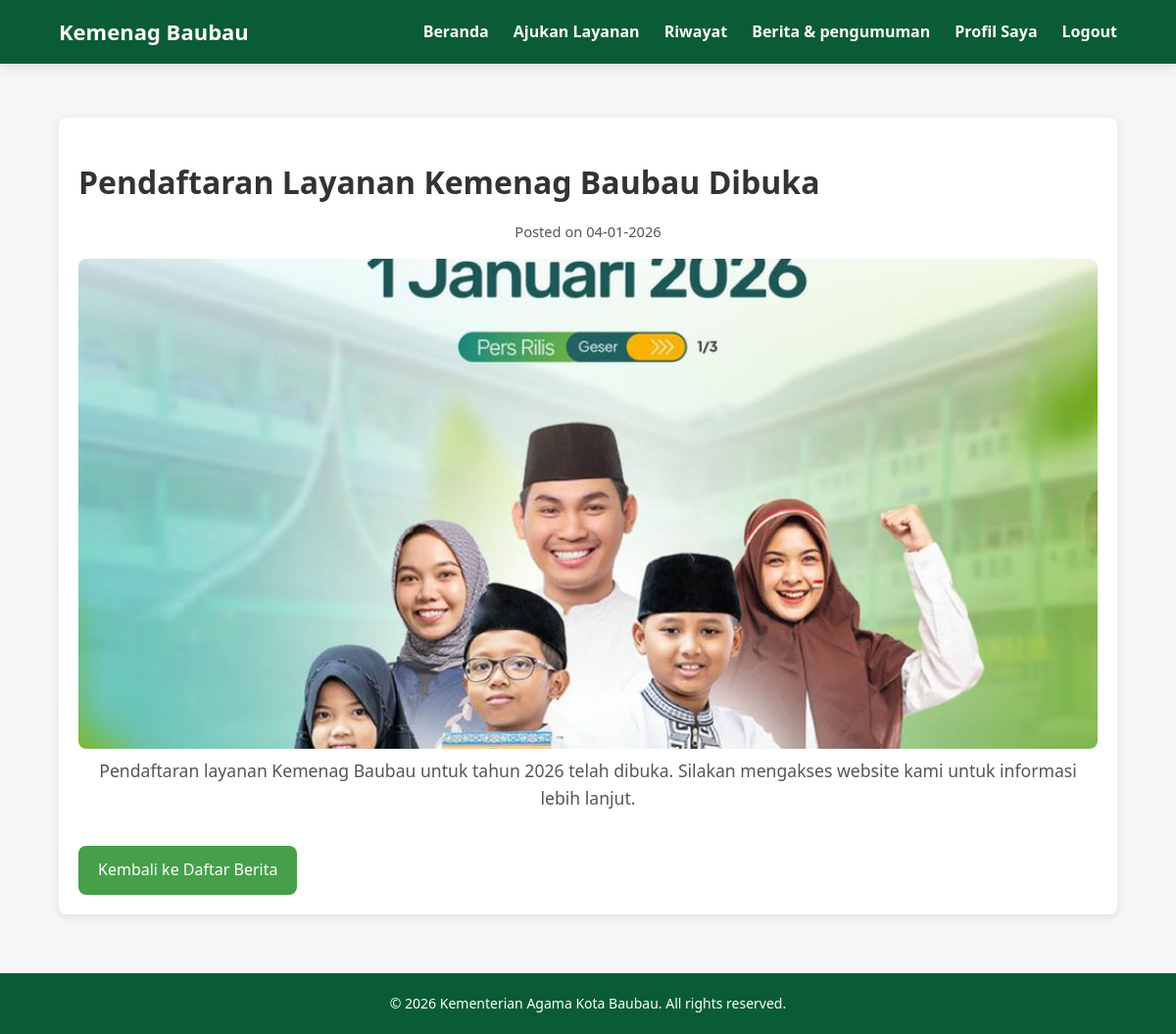
Screenshot of /user/detail_berita.php?id=1 (signed in) with the database file from the repository.
### tables this page shows
CREATE TABLE `berita` (
  `id` int(11) NOT NULL,
  `judul` varchar(255) NOT NULL,
  `konten` text NOT NULL,
  `tanggal` timestamp NOT NULL DEFAULT current_timestamp(),
  `gambar` varchar(255) DEFAULT NULL
);

### user/detail_berita.php (the view, shortened to what this page needs)
<?php
include "../config/koneksi.php";
$id = $_GET['id'] ?? '';
$berita = mysqli_query($koneksi, "SELECT * FROM berita WHERE id='$id'");
$berita_detail = mysqli_fetch_assoc($berita);
?>
<!DOCTYPE html>
<html lang="id">
<head>
    <link rel="stylesheet" href="../assets/css/index.css">
</head>
<body>
<?php include "../includes/header.php"; ?>
<main class="container">
    <div class="berita-item" style="margin-top: 60px;">
        <h3><?= $berita_detail['judul'] ?></h3>
        <p><small>Posted on <?= date('d-m-Y', strtotime($berita_detail['tanggal'])) ?></small></p>
        <div class="berita-gambar">
            <?php if ($berita_detail['gambar']): ?>
                <img src="../uploads/<?= $berita_detail['gambar'] ?>" alt="Gambar Berita" style="height: 500px;">
            <?php else: ?>
                <p>Tidak ada gambar</p>
            <?php endif; ?>
        </div>
        <p><?= $berita_detail['konten'] ?></p>
        <a href="berita.php" class="button">Kembali ke Daftar Berita</a>
    </div>
</main>
<?php include "../includes/footer.php"; ?>
</body>
</html>

### assets/css/index.css (style rules this page uses)
* { margin: 0; padding: 0; box-sizing: border-box; font-family: "Segoe UI", Arial, sans-serif; }
html { scroll-behavior: smooth; }
body { background-color: #f4f6f8; color: #333; line-height: 1.6; min-height: 100vh; display: flex; flex-direction: column; }
.container { padding: 60px; flex: 1; }
.container p, h2 { text-align: center; }
.berita-item { background-color: white; padding: 20px; border-radius: 8px; box-shadow: 0 2px 10px rgba(0, 0, 0, 0.1); transition: transform 0.3s ease, box-shadow 0.3s ease; height: 100%; display: flex; flex-direction: column; }
.berita-item h3 { font-size: 1.6em; margin-bottom: 10px; color: #333; }
.berita-item p { color: #555; margin-bottom: 15px; flex-grow: 1; }
.berita-gambar img { width: 100%; height: 200px; object-fit: cover; border-radius: 8px; }
.berita-item .button { align-self: flex-start; margin-top: 10px; }
.berita-item h3 { font-size: 2em; color: #333; margin-top: 20px; }
.berita-item p { line-height: 1.6; color: #555; font-size: 1.1em; }
.berita-gambar { text-align: center; }
.berita-item .button { margin-top: 20px; display: inline-block; }
.button { background-color: #45a049; padding: 12px 20px; font-size: 16px; text-decoration: none; text-align: center; border: none; color: white; border-radius: 8px; }

### rows the page displays
berita: judul "Pendaftaran Layanan Kemenag Baubau Dibuka", tanggal "04-01-2026", gambar (picture), konten "Pendaftaran layanan Kemenag Baubau untuk tahun 2026 telah dibuka. Silakan mengakses website kami untuk informasi lebih lanjut."
